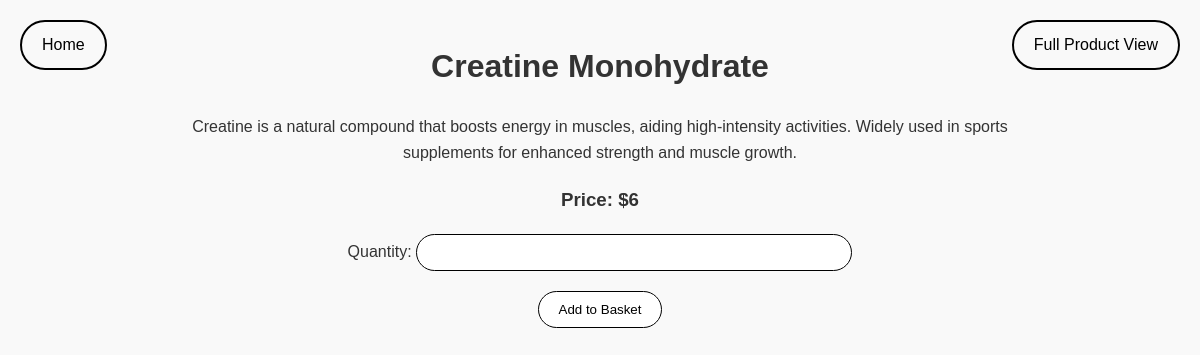
The app's page /quantity/1 with its own data.
### models.py (models this page shows)
class Technology(Base):
    __tablename__ = 'technologies'
    id = Column(Integer, primary_key=True)
    name = Column(String(50), nullable=False)
    price = Column(Integer, nullable=False)
    description = Column(Text, nullable=False)
    image = Column(String(100), nullable=False)
    carbon =  Column(Float, nullable=False)

### app8.py (the view, shortened to what this page needs)
@app.route('/quantity/<int:techId>', methods=['GET', 'POST'])
def quantityPage(techId):
    form = OpinionForm()
    technology = db_session.query(Technology).get(techId)
    return render_template('quantity_form.html', technology=technology, form=form)

### forms.py
class OpinionForm(FlaskForm):
    opinion = StringField('Quantity: ', validators=[DataRequired(), Length(min=0, max=100)])
    submit = SubmitField('Add to basket')

### templates/quantity_form.html (shortened to what this page needs)
<!DOCTYPE html>
<html lang="en">
<head>
</head>
<link rel="stylesheet" href="{{ url_for('static', filename='quantity.css') }}">
<body>
    <div class="container">
        <div class="product-details">
            <h1>{{ technology.name }}</h1>
            <div class="description">
                <p>{{ technology.description }}</p>
            </div>
            <h3>Price: ${{ technology.price }}</h3>
        </div>
    <a href="{{ url_for('singleProductPage', techId=technology.id) }}" class="product-view-link">Full Product View</a>
    <a href="{{ url_for('galleryPage') }}" class="home">Home</a>
    <form method="POST">
        <div>
            {{ form.opinion.label }} {{ form.opinion(size=2) }}
        </div>
        <div class="col-auto">
            <button type="submit" class="quantity-page-button">Add to Basket</button>
        </div>
    </form>
</body>

### static/quantity.css (style rules this page uses)
.description { text-align: center; margin-bottom: 20px; }
.product-view-link { position: absolute; top: 20px; right: 20px; text-decoration: none; padding: 10px 20px; border: 2px solid black; border-radius: 50px; color: black; transition: all 0.3s ease; }
.home { position: absolute; top: 20px; left: 20px; text-decoration: none; padding: 10px 20px; border: 2px solid black; border-radius: 50px; color: black; transition: all 0.3s ease; }
.container { width: 70%; margin: 20px auto; align-content: center; }
input[type="text"], input[type="password"] { width: 50%; padding: 10px; border: 1px solid black; border-radius: 50px; }
.quantity-page-button { background-color: white; color: black; padding: 10px 20px; border: 1px solid black; border-radius: 50px; cursor: pointer; outline: none; transition: background-color 0.3s ease; margin-top: 20px; }
body { font-family: Arial, sans-serif; color: #333; background-color: #f9f9f9; line-height: 1.6; text-align: center; }
.product-details { text-align: center; }

### records on screen
Technology: name "Creatine Monohydrate", description "Creatine is a natural compound that boosts energy in muscles, aiding high-intensity activities. Widely used in sports supplements for enhanced strength and muscle growth.", price "6"
